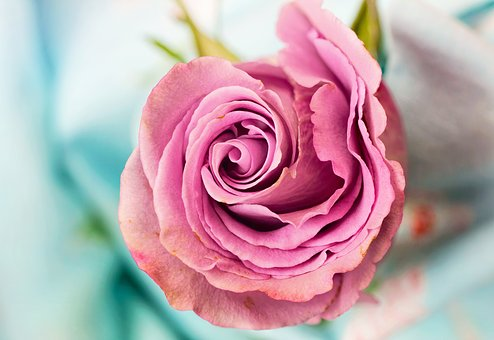
#> input picture Images/3.jpg, 494 x 340 px, found by its file name
$ python '1)All-Color-Transformation.py'
#> lines starting #> are read from the running program, lines starting #| are printed output that depends on the picture
import cv2
import numpy as np
import os


def main():
    img = cv2.imread("C:/Users/PM_br/PycharmProjects/Python-Tutorials/Python_Opencv-Tutorials-Examples/Images/3.jpg")
#> img is the input picture: shape (340, 494, 3); mean B, G, R 171.8, 163.1, 190.2

    B,G,R = img[int(img.shape[0]/2),int(img.shape[1]/2)] #Middle point pixel values of image
#> B = 125; G = 68; R = 190
    print("bgr value: ",B,G,R)
#| bgr value:  125 68 190
    print("image shape : ",img.shape)
#| image shape :  (340, 494, 3)

    grey_img = cv2.cvtColor(img,cv2.COLOR_BGR2GRAY)
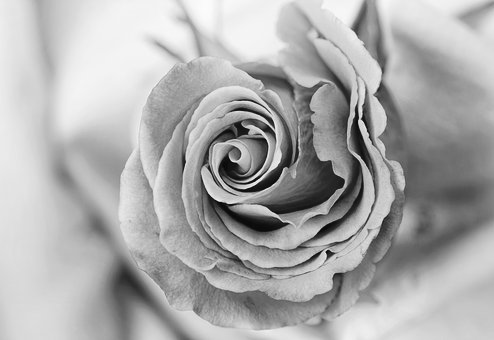
#> grey_img: shape (340, 494); min 3, max 252, mean 172.2
    print("gray image pixel val: ",grey_img[0,20])
#| gray image pixel val:  221

    hsv_img = cv2.cvtColor(img, cv2.COLOR_BGR2HSV)
#> hsv_img: shape (340, 494, 3); mean H, S, V 107.3, 78.7, 205.1
    rgb_img = cv2.cvtColor(img,cv2.COLOR_BGR2RGB)
    xyz_img = cv2.cvtColor(img,cv2.COLOR_BGR2XYZ)
#> xyz_img: shape (340, 494, 3); mean of channels 0, 1, 2 167.8, 169.5, 185.6
    luv_img = cv2.cvtColor(img,cv2.COLOR_BGR2LUV)
#> luv_img: shape (340, 494, 3); mean of channels 0, 1, 2 179.3, 110.2, 135.5
    hls_img = cv2.cvtColor(img, cv2.COLOR_BGR2HLS)
#> hls_img: shape (340, 494, 3); mean of channels 0, 1, 2 107.8, 175.9, 117.5

    cv2.imshow("Normal Image", img)
    cv2.imshow("Grey Image",grey_img)

    #HSV IMAGES
    cv2.imshow("HSV Image", hsv_img)
    cv2.imshow("Hue Channel : ", hsv_img[:,:,0])
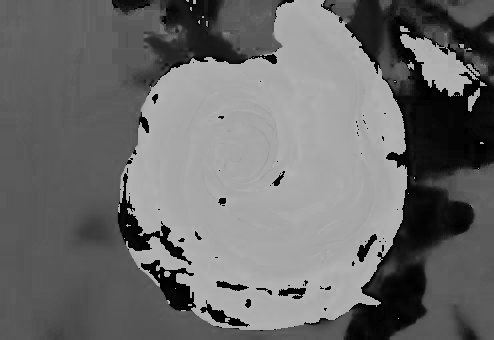
#> window 'Hue Channel : ': shape (340, 494); min 0, max 179, mean 107.3
    cv2.imshow("Saturation Channel : ", hsv_img[:, :, 1])
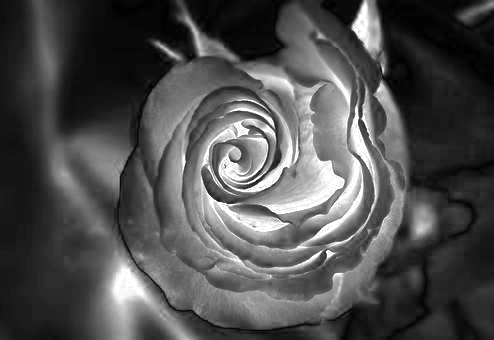
#> window 'Saturation Channel : ': shape (340, 494); min 0, max 255, mean 78.7
    cv2.imshow("Value Channel : ", hsv_img[:, :, 2])
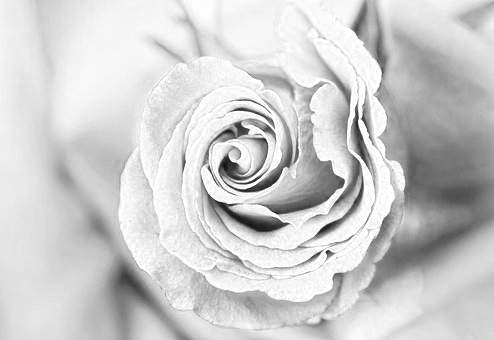
#> window 'Value Channel : ': shape (340, 494); min 9, max 255, mean 205.1

    cv2.imshow("RGB Image", rgb_img)
    cv2.imshow("xyz image",xyz_img)
    cv2.imshow("Luv image", luv_img)
    cv2.imshow("Hls image", hls_img)

    cv2.waitKey(10000)
    cv2.destroyAllWindows()

if __name__ == '__main__':
    main()

$ run again, with Images/10.jpg copied over Images/3.jpg
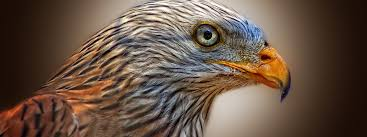
#> input picture Images/10.jpg, 367 x 137 px, found by its file name
#> in main, img is the input picture: shape (137, 367, 3); mean B, G, R 69.2, 83.4, 103.5
#> B = 115; G = 101; R = 95
#| bgr value:  115 101 95
#| image shape :  (137, 367, 3)
#| gray image pixel val:  19
#> hsv_img: shape (137, 367, 3); mean H, S, V 20.8, 108.5, 104.5
#> xyz_img: shape (137, 367, 3); mean of channels 0, 1, 2 85, 86.7, 77.7
#> luv_img: shape (137, 367, 3); mean of channels 0, 1, 2 91.8, 105.8, 146.8
#> hls_img: shape (137, 367, 3); mean of channels 0, 1, 2 20.8, 86.5, 82.5
#> in main, `cv2.imshow("Saturation Channel : ", hsv_img[:, :, 1])`:
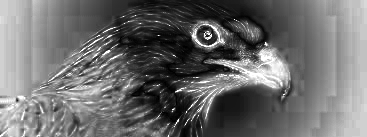
#> window 'Saturation Channel : ': shape (137, 367); min 0, max 255, mean 108.5
#> in main, `cv2.imshow("Value Channel : ", hsv_img[:, :, 2])`:
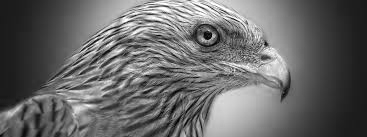
#> window 'Value Channel : ': shape (137, 367); min 0, max 255, mean 104.5

$ run again, with Images/11.jpg copied over Images/3.jpg
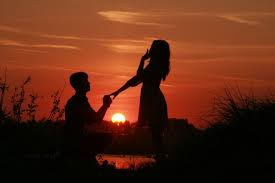
#> input picture Images/11.jpg, 275 x 183 px, found by its file name
#> in main, img is the input picture: shape (183, 275, 3); mean B, G, R 22.2, 43.1, 96.4
#> B = 50; G = 92; R = 221
#| bgr value:  50 92 221
#| image shape :  (183, 275, 3)
#| gray image pixel val:  88
#> hsv_img: shape (183, 275, 3); mean H, S, V 17.2, 204, 96.6
#> xyz_img: shape (183, 275, 3); mean of channels 0, 1, 2 59.1, 52.9, 28.1
#> luv_img: shape (183, 275, 3); mean of channels 0, 1, 2 62.6, 125.2, 153.3
#> hls_img: shape (183, 275, 3); mean of channels 0, 1, 2 17.2, 59.4, 177.4
#> in main, `cv2.imshow("Saturation Channel : ", hsv_img[:, :, 1])`:
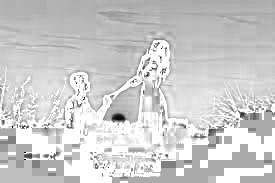
#> window 'Saturation Channel : ': shape (183, 275); min 0, max 255, mean 204
#> in main, `cv2.imshow("Value Channel : ", hsv_img[:, :, 2])`:
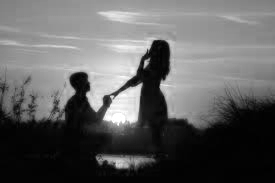
#> window 'Value Channel : ': shape (183, 275); min 0, max 255, mean 96.6

$ run again, with Images/12.jpg copied over Images/3.jpg
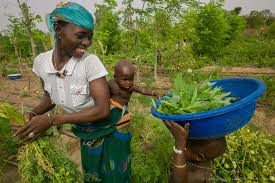
#> input picture Images/12.jpg, 275 x 183 px, found by its file name
#> in main, img is the input picture: shape (183, 275, 3); mean B, G, R 60.7, 105, 96.7
#> B = 0; G = 12; R = 39
#| bgr value:  0 12 39
#| image shape :  (183, 275, 3)
#| gray image pixel val:  172
#> hsv_img: shape (183, 275, 3); mean H, S, V 39.5, 156.1, 113.9
#> xyz_img: shape (183, 275, 3); mean of channels 0, 1, 2 88.4, 100, 72.1
#> luv_img: shape (183, 275, 3); mean of channels 0, 1, 2 108.2, 95.7, 160
#> hls_img: shape (183, 275, 3); mean of channels 0, 1, 2 39.5, 83.1, 128.7
#> in main, `cv2.imshow("Saturation Channel : ", hsv_img[:, :, 1])`:
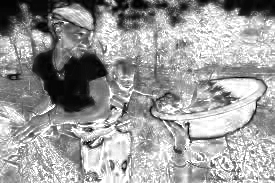
#> window 'Saturation Channel : ': shape (183, 275); min 0, max 255, mean 156.1
#> in main, `cv2.imshow("Value Channel : ", hsv_img[:, :, 2])`:
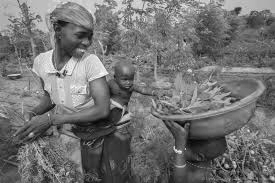
#> window 'Value Channel : ': shape (183, 275); min 2, max 255, mean 113.9
